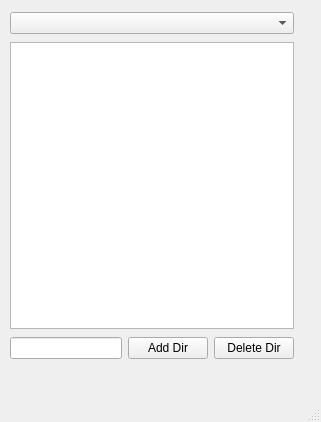
<?xml version="1.0" encoding="UTF-8"?>
<ui version="4.0">
 <class>MainWindow</class>
 <widget class="QMainWindow" name="MainWindow">
  <property name="geometry">
   <rect>
    <x>0</x>
    <y>0</y>
    <width>321</width>
    <height>422</height>
   </rect>
  </property>
  <property name="windowTitle">
   <string>MainWindow</string>
  </property>
  <widget class="QWidget" name="centralwidget">
   <widget class="QWidget" name="">
    <property name="geometry">
     <rect>
      <x>10</x>
      <y>10</y>
      <width>284</width>
      <height>351</height>
     </rect>
    </property>
    <layout class="QVBoxLayout" name="verticalLayout">
     <item>
      <widget class="QComboBox" name="comboBox"/>
     </item>
     <item>
      <widget class="QListWidget" name="listWidget">
       <property name="minimumSize">
        <size>
         <width>0</width>
         <height>0</height>
        </size>
       </property>
       <property name="maximumSize">
        <size>
         <width>16777215</width>
         <height>287</height>
        </size>
       </property>
      </widget>
     </item>
     <item>
      <layout class="QHBoxLayout" name="horizontalLayout">
       <item>
        <widget class="QLineEdit" name="lineEdit_2"/>
       </item>
       <item>
        <widget class="QPushButton" name="pushButton">
         <property name="text">
          <string>Add Dir</string>
         </property>
        </widget>
       </item>
       <item>
        <widget class="QPushButton" name="pushButton_2">
         <property name="text">
          <string>Delete Dir</string>
         </property>
        </widget>
       </item>
      </layout>
     </item>
    </layout>
   </widget>
  </widget>
  <widget class="QMenuBar" name="menubar">
   <property name="geometry">
    <rect>
     <x>0</x>
     <y>0</y>
     <width>321</width>
     <height>21</height>
    </rect>
   </property>
  </widget>
  <widget class="QStatusBar" name="statusbar"/>
 </widget>
 <resources/>
 <connections/>
</ui>
